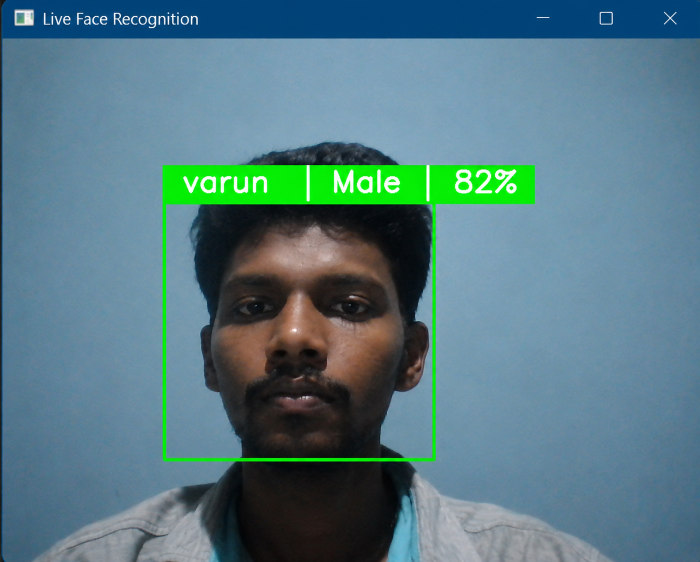
#> input picture ChatGPT Image Jun 7, 2026, 03_37_04 PM.png, 1399 x 1124 px (shown at 1/2 size); its folder holds only this picture in this run
$ python -i utils.py   (imports and definitions only)
#> lines starting #> are read from the running program, lines starting #| are printed output that depends on the picture
#> further down, picture is the input picture: shape (1124, 1399, 3); mean B, G, R 131.2, 122.3, 86.3
"""
Utility functions for the Face Detection and Gender Recognition System
Handles common operations like file management, image processing, and database operations
"""

import os
import json
import cv2
import numpy as np
from pathlib import Path


class FileManager:
    """Manages directory and file operations"""

    # [17 lines left out: functions create_directories, ensure_user_folder, not called in this run]


class DatabaseManager:
    """Manages JSON database operations"""

    DATABASE_PATH = 'database/users.json'

    # [50 lines left out: functions load_database, save_database, add_user, user_exists, get_user_gender, get_all_users, not called in this run]


class ImageProcessor:
    """Handles image processing operations"""

    TARGET_SIZE = (64, 64)

    @staticmethod
    def preprocess_face_image(image):
        """Normalize a face crop for both training and detection."""
        if image is None or image.size == 0:
            return None

        resized = cv2.resize(image, ImageProcessor.TARGET_SIZE)
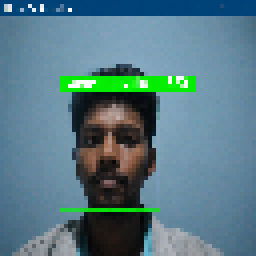
#> resized: shape (64, 64, 3) (shown 4 times larger); mean B, G, R 132.8, 122.6, 88
        gray = cv2.cvtColor(resized, cv2.COLOR_BGR2GRAY)
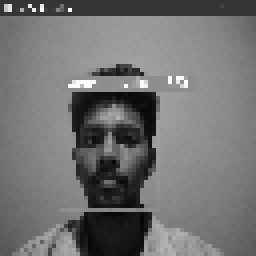
#> gray: shape (64, 64) (shown 4 times larger); min 3, max 254, mean 113.4
        equalized = cv2.equalizeHist(gray)
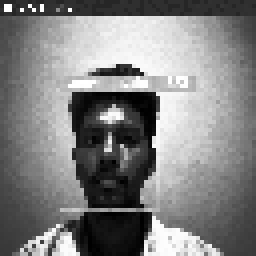
#> equalized: shape (64, 64) (shown 4 times larger); min 0, max 255, mean 129.1
        normalized = cv2.cvtColor(equalized, cv2.COLOR_GRAY2BGR)
        normalized = normalized.astype('float32') / 255.0
        return normalized

    # [78 lines left out: functions load_and_preprocess_image, load_dataset, get_dataset_count, not called in this run]


class FaceDetector:
    """Handles face detection using Haar Cascade"""

    # Load Haar Cascade classifier
    CASCADE_PATH = cv2.data.haarcascades + 'haarcascade_frontalface_default.xml'
    face_cascade = cv2.CascadeClassifier(CASCADE_PATH)

    # [44 lines left out: functions detect_faces, draw_face_box_with_label, not called in this run]


# Initialize file manager
# [1 line not run here, left out]

>>> import cv2
>>> picture = cv2.imread('ChatGPT Image Jun 7, 2026, 03_37_04 PM.png')
>>> result = ImageProcessor().preprocess_face_image(picture)

$ run again, on cr.jpeg
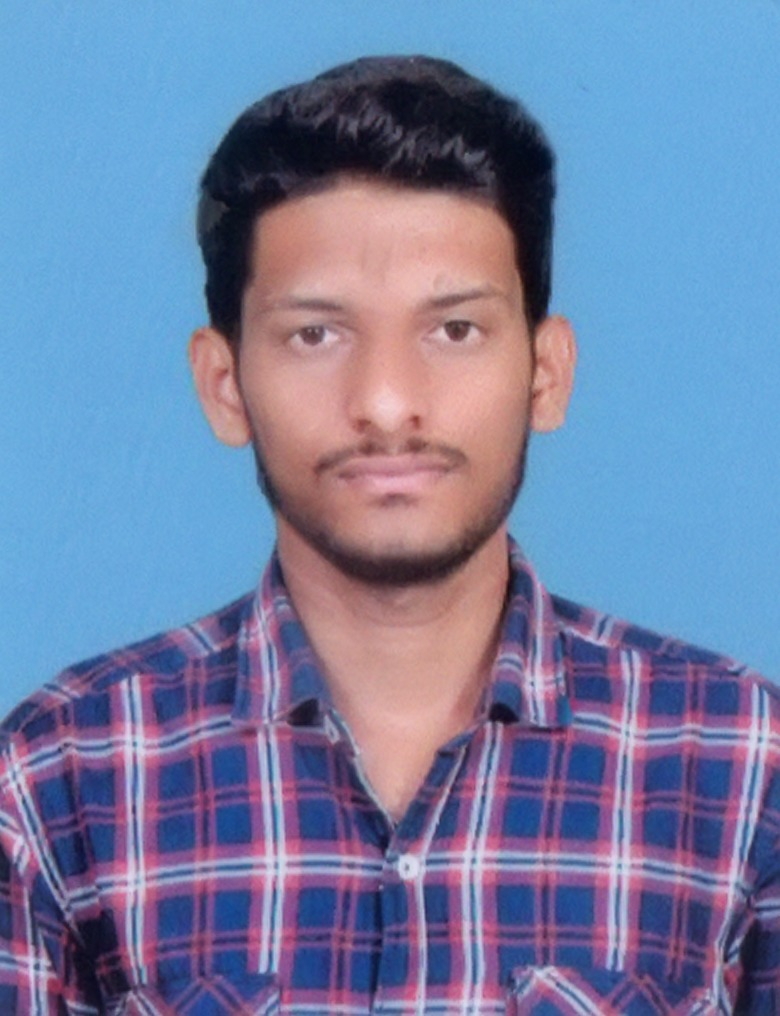
#> input picture cr.jpeg, 780 x 1016 px
#> picture is the input picture: shape (1016, 780, 3); mean B, G, R 164.8, 127.6, 115.3
#> in preprocess_face_image, `gray = cv2.cvtColor(resized, cv2.COLOR_BGR2GRAY)`:
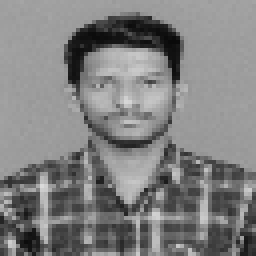
#> gray: shape (64, 64) (shown 4 times larger); min 10, max 218, mean 128.3
#> in preprocess_face_image, `equalized = cv2.equalizeHist(gray)`:
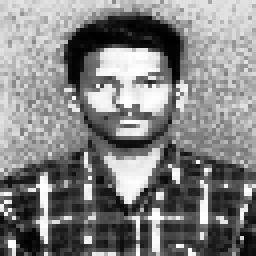
#> equalized: shape (64, 64) (shown 4 times larger); min 0, max 255, mean 130.4

$ run again, on varun.jpeg
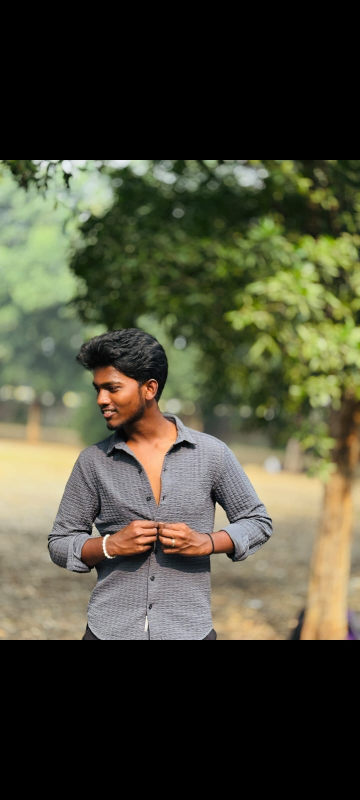
#> input picture varun.jpeg, 720 x 1600 px (shown at 1/2 size)
#> picture is the input picture: shape (1600, 720, 3); mean B, G, R 55.7, 74.5, 74.5
#> in preprocess_face_image, `resized = cv2.resize(image, ImageProcessor.TARGET_SIZE)`:
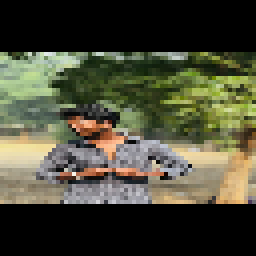
#> resized: shape (64, 64, 3) (shown 4 times larger); mean B, G, R 54.9, 73.6, 73.4
#> in preprocess_face_image, `equalized = cv2.equalizeHist(gray)`:
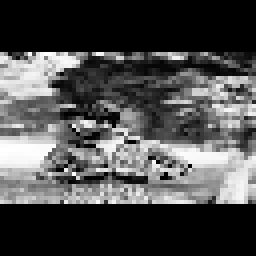
#> equalized: shape (64, 64) (shown 4 times larger); min 0, max 255, mean 76.1
